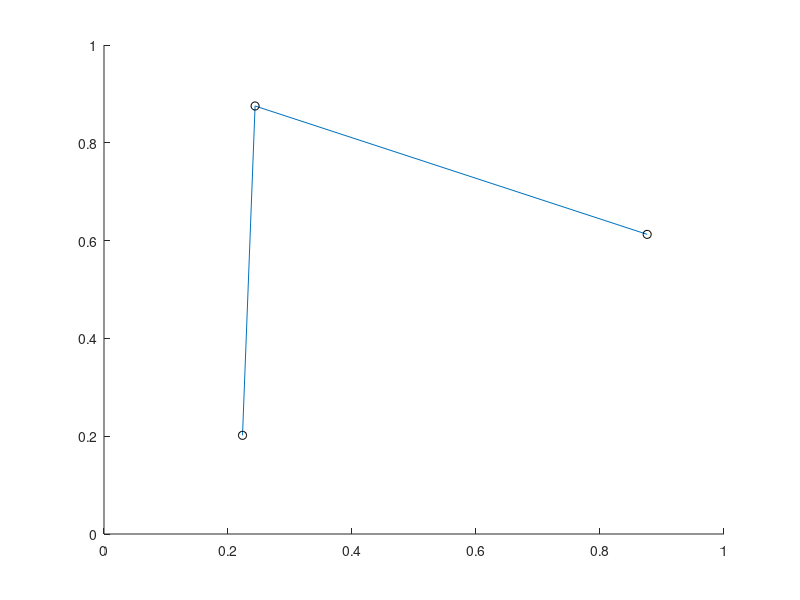

This figure's MATLAB source:

function drag_point
    
    x = rand(3,1);
    y = rand(3,1);
    axis([0 1 0 1])
    hl = line(x,y);
    for i = numel(x):-1:1
        hp(i) = patch('xdata',x(i),'ydata',y(i),...
            'linestyle','none','facecolor','none',...
            'marker','o','markerEdgecolor','k',...
            'buttonDownFcn',@drag,'userdata',i);
    end
    ax = gca;
    xl = get(ax,'xlim');
    yl = get(ax,'ylim');
    idx = [];
    of = [];
    function drag(src,~)
        idx = get(src,'userdata');
        of = get(gcbf,{'WindowButtonMotionFcn','WindowButtonUpFcn'});
        set(gcbf,'WindowButtonMotionFcn',@move,'WindowButtonUpFcn',@drop);
    end
    function move(~,~)
        cp = get(ax,'currentPoint');
        xn = min(max(cp(1),xl(1)),xl(2));
        yn = min(max(cp(3),yl(1)),yl(2));
        set(hp(idx),'xdata',xn,'ydata',yn)
        hl.XData(idx) = xn;
        hl.YData(idx) = yn;
    end
    function drop(src,~)
        set(src,'WindowButtonMotionFcn',of{1},'WindowButtonUpFcn',of{2});
    end
end